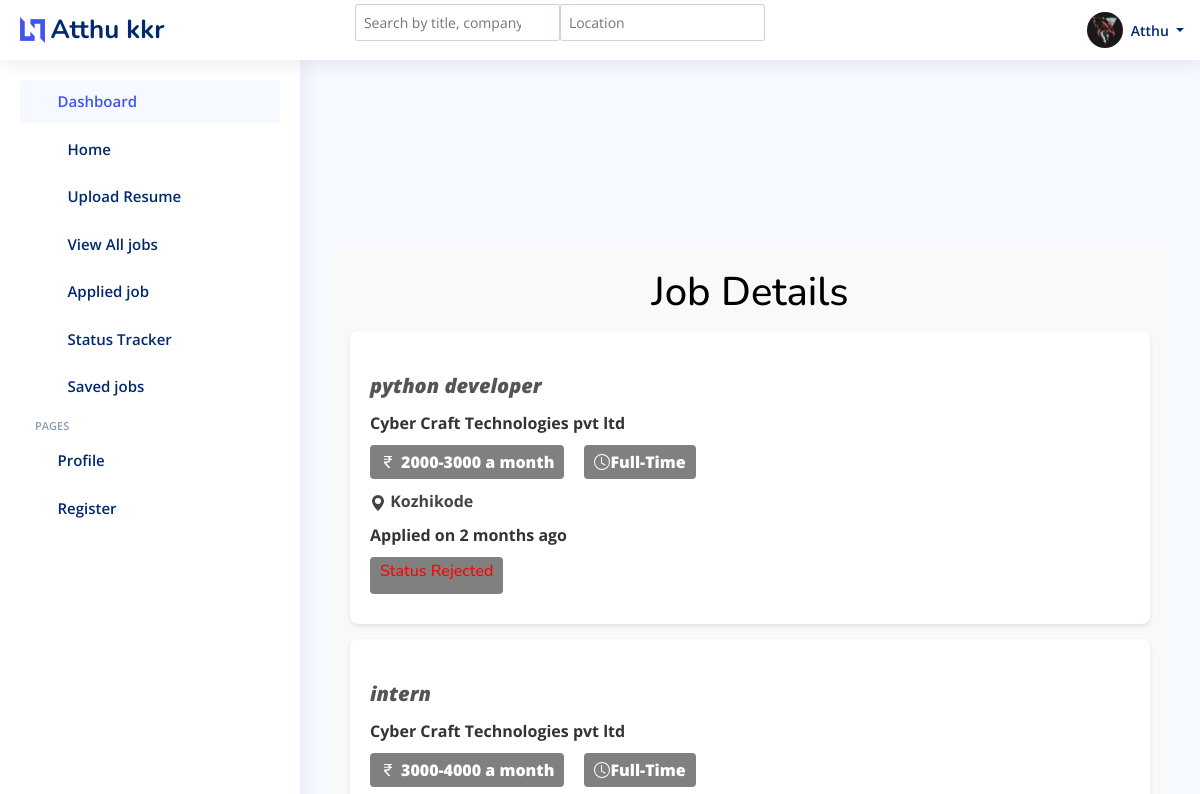
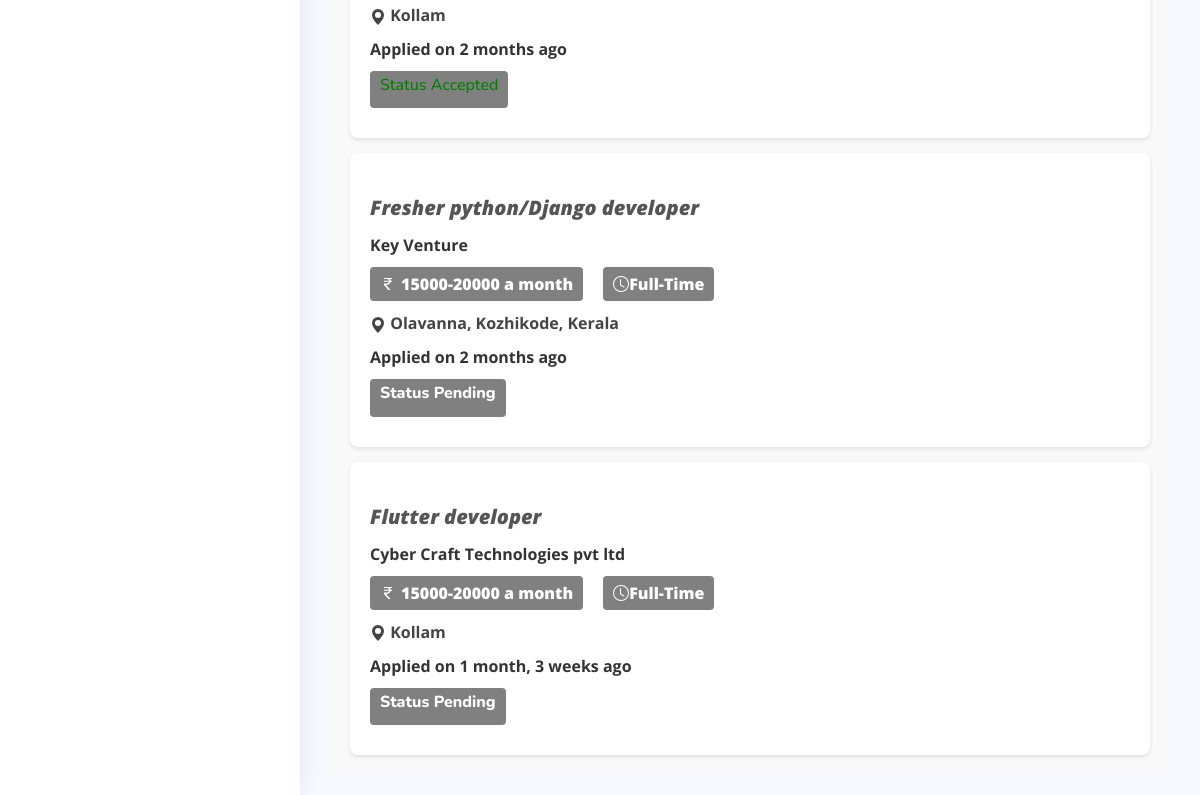
Before: /job/status_track_seeker (signed in) with the older database file (2 pictures, top to bottom).
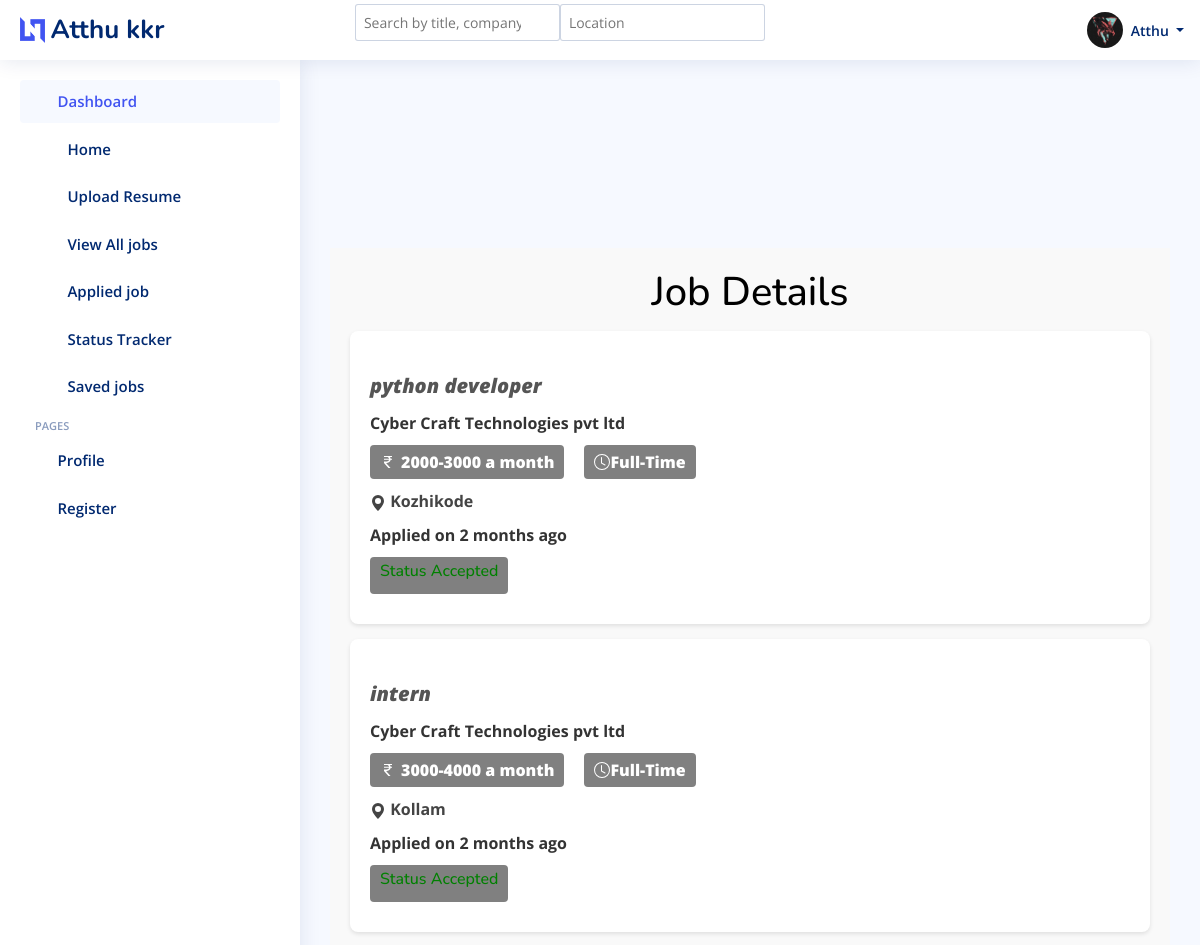
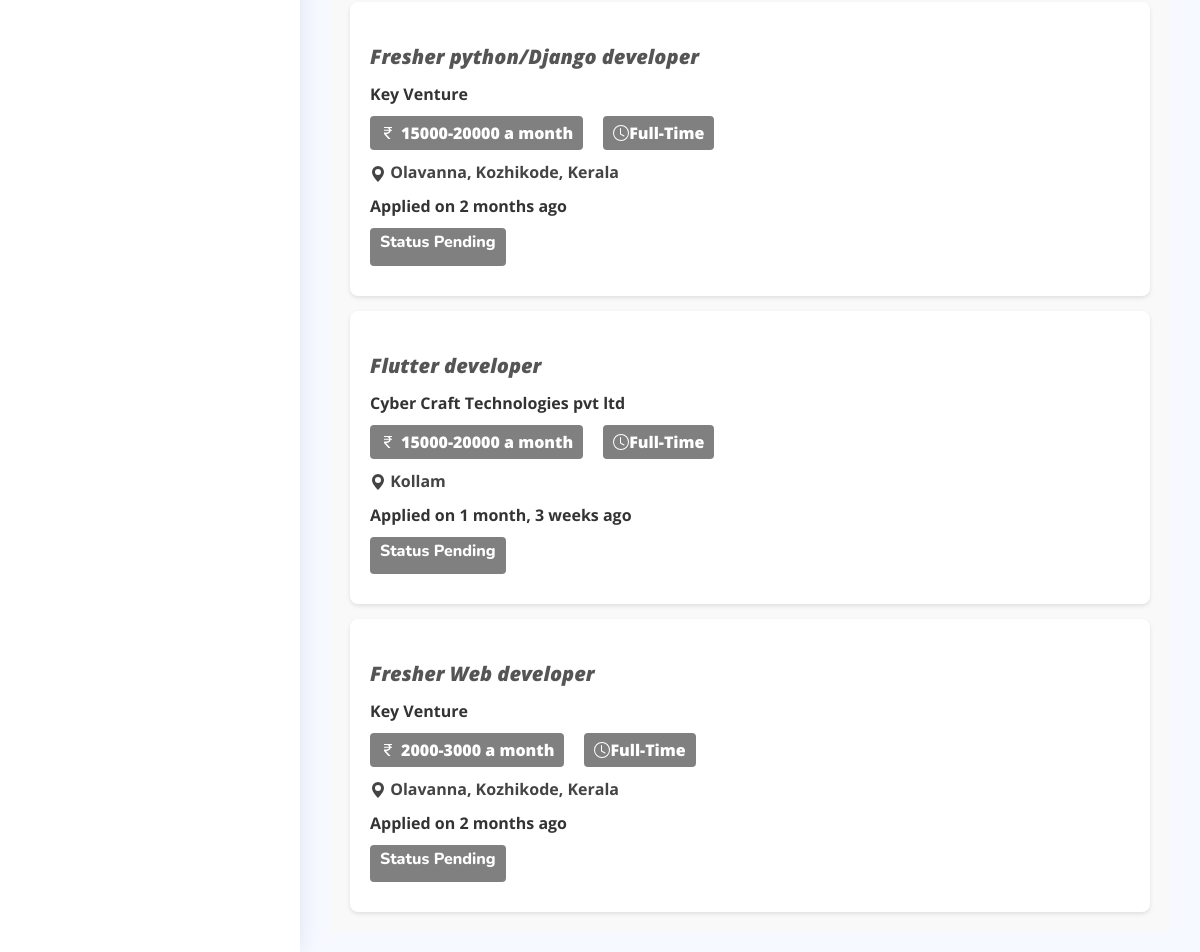
After: the same page with the newer database file (2 pictures, top to bottom).
### UserApplicant/models.py (models this page shows, shortened)
class User(AbstractUser):
    email = models.EmailField(unique=True)
    is_admin = models.BooleanField(default=False)
    is_employer=models.BooleanField(default=False)
    is_jobseeker=models.BooleanField(default=False)
    has_resume=models.BooleanField(default=False)
    has_company=models.BooleanField(default=False)
    is_verified =models.BooleanField(default=False)
    verification_token= models.CharField(max_length=64,unique=True,blank=True)
    is_blocked =models.BooleanField(default=False)

class jobseeker_Profile(models.Model):
    user =models.OneToOneField(User, on_delete=models.CASCADE)
    phone_number=models.CharField(max_length=15,blank=True,null=True)
    address=models.CharField(max_length=255,blank=True,null=True)
    profile_picture=models.ImageField(upload_to='profile_pictures/',blank=True,null=True)
    first_name=models.CharField(max_length=30,blank=True,null=True)
    last_name=models.CharField(max_length=30,blank=True,null=True)
    date_of_birth=models.DateField(blank=True,null=True)
    about=models.TextField()
    gender=models.CharField(max_length=15,blank=True,null=True)
    education = models.CharField(max_length=100, blank=True, null=True)
    job=models.CharField(max_length=50,blank=True,null=True)
    country=models.CharField(max_length=50,blank=True,null=True)
    skills = models.ManyToManyField(Skill)
    x =models.URLField(max_length=255,blank=True,null=True)
    insta =models.URLField(max_length=255,blank=True,null=True)
    facebook=models.URLField(max_length=255,blank=True,null=True)
    linkedin=models.URLField(max_length=255,blank=True,null=True)

### Job/models.py (models this page shows, shortened)
class Apply_Job(models.Model):
    STATUS_CHOICES = [
        ('Pending', 'Pending'),
        ('Accepted', 'Accepted'),
        ('Rejected', 'Rejected'),
    ]
    user=models.ForeignKey(User,on_delete=models.CASCADE)
    job=models.ForeignKey(JobPost,on_delete=models.CASCADE)
    timestamp=models.DateTimeField(auto_now_add=True)
    status= models.CharField(max_length=10, choices=STATUS_CHOICES, default='Pending')

class JobPost(models.Model):
    EXPERIENCE_CHOICES = [
        ('0-1', '0-1 years'),
        ('1-3', '1-3 years'),
        ('3-5', '3-5 years'),
        ('5-10', '5-10 years'),
        ('10+', '10+ years'),
    ]
    JOB_TYPE_CHOICES = [
        ('Full-Time', 'Full-Time'),
        ('Part-Time', 'Part-Time'),
        ('Internship', 'Internship'),
    ]
    user=models.ForeignKey(User,on_delete=models.CASCADE)
    company=models.ForeignKey(Company,on_delete=models.CASCADE,default='Select Your Company')
    skills = models.ManyToManyField(Skills_job, blank=True)
    title=models.CharField(max_length=255,blank=True, null=True)
    education=models.ForeignKey(Education,on_delete=models.CASCADE, default='Highest Qualification')
    salary=models.ForeignKey(SalaryRange,on_delete=models.CASCADE, default='10000-20000')
    overview =models.TextField(max_length=255,blank=True,null=True)
    location=models.CharField(max_length=255,blank=True,null=True)
    job_type =models.CharField(max_length=10,choices=JOB_TYPE_CHOICES,null=True, default='Full-Time')
    experience= models.CharField(max_length=5,choices=EXPERIENCE_CHOICES,null=True)
    is_active= models.BooleanField(default=True)
    timestamp=models.DateTimeField(auto_now_add=True)

class SalaryRange(models.Model):
    salary_range = models.CharField(max_length=100)
    def __str__(self):
        return self.salary_range

### Company/models.py (models this page shows, shortened)
class Company(models.Model):
    user=models.OneToOneField(User, on_delete=models.CASCADE)
    name=models.CharField(max_length=100,blank=True,null=True)
    start_date=models.DateField(blank=True, null=True)
    country=models.CharField(max_length=255,blank=True,null=True)
    state=models.CharField(max_length=100,blank=True,null=True)
    city=models.CharField(max_length=100,blank=True,null=True)
    is_active =models.BooleanField(default=True)

### Job/views.py (the view)
# urls.py: path('status_track_seeker',views.StatusTarckSeekerView.as_view(),name="status_track_seeker"),
class StatusTarckSeekerView(ListView):
    model = Apply_Job
    template_name = 'Job/user_view_status.html'
    context_object_name = 'jobs'
    def get_queryset(self):
        return Apply_Job.objects.filter(user = self.request.user)

### templates/Job/user_view_status.html (shortened to what this page needs)
{% extends 'Dashboard/Dashboard.html' %}
{% load humanize %}
{% load widget_tweaks %}
{% load static %}
{% block header %}
{% if request.user.is_jobseeker%}
  <header id="header" class="header fixed-top d-flex align-items-center">
    <div class="d-flex align-items-center justify-content-between">
      <a href="index.html" class="logo d-flex align-items-center">
        <img src="{% static 'img/img/logo.png' %}" alt="">
        <span class="d-none d-lg-block">{{ request.user.jobseeker_profile.first_name }} {{ request.user.jobseeker_profile.last_name }}</span>
      </a>
      <i class="bi bi-list toggle-sidebar-btn"></i>
    </div>
    {% block search1 %}
    <div class="search-bar" >
        <form class="search-form d-flex align-items-center" method="GET" action="#">
          <input type="text" id="search-input" name="search" placeholder="Search by title, company, or skills" ">
          <input type="text" id="location-input" name="location" placeholder="Location" >
          <button type="submit" title="Search"><i class="bi bi-search"></i></button>
        </form>
      </div>
    {% endblock search1 %}
    <nav class="header-nav ms-auto">
      <ul class="d-flex align-items-center">
        <li class="nav-item dropdown pe-3">
          <a class="nav-link nav-profile d-flex align-items-center pe-0" href="#" data-bs-toggle="dropdown">
            {% if request.user.jobseeker_profile.profile_picture %}
                   <img src="{{ request.user.jobseeker_profile.profile_picture.url }}" alt="Profile" class="rounded-circle">
            {% else %}
                   <img src="{% static 'images/faces/face28.png' %}" alt="Default Profile Picture">
            {% endif %}
            <span class="d-none d-md-block dropdown-toggle ps-2">{{ request.user.jobseeker_profile.first_name }}
            </span>
          </a>
        </li>
      </ul>
    </nav>
  </header>
  {% endif %}
  {% endblock header %}
{% block sidebar %}
{% if request.user.is_jobseeker %}
<aside id="sidebar" class="sidebar">
  <ul class="sidebar-nav" id="sidebar-nav">
    <li class="nav-item">
      <a class="nav-link " href="index.html">
        <i class="bi bi-grid"></i>
        <span>Dashboard</span>
      </a>
    </li>
    <li class="nav-item">
      <a class="nav-link collapsed"  href="{% url "jobseeker_dash" %}">
        <i class="bi bi-journal-text"></i> <span>Home</span>
      </a>
    </li>
    <li class="nav-item">
      <a class="nav-link collapsed"  href="{% url "update_resume" %}">
        <i class="bi bi-journal-text"></i> <span>Upload Resume</span>
      </a>
    </li>
      <li class="nav-item">
        <a class="nav-link collapsed"  href="{% url "seeker_view_all_jobs" %}">
          <i class="bi bi-layout-text-window-reverse"></i><span>View All jobs</span>
        </a>
      </li>
      <li class="nav-item">
        <a class="nav-link collapsed"  href="{% url "applied_job" %}">
          <i class="bi bi-layout-text-window-reverse"></i><span>Applied job</span>
        </a>
      </li>
      <li class="nav-item">
        <a class="nav-link collapsed"  href="{% url "status_track_seeker" %}">
          <i class="bi bi-layout-text-window-reverse"></i><span>Status Tracker</span>
        </a>
      </li>
      <li class="nav-item">
        <a class="nav-link collapsed"  href="{% url "saved_list" %}">
          <i class="bi bi-layout-text-window-reverse"></i><span>Saved jobs</span>
        </a>
      </li>
    <li class="nav-heading">Pages</li>
    <li class="nav-item">
      <a class="nav-link collapsed" href="{% url "update_profile_job" %}">
        <i class="bi bi-person"></i>
        <span>Profile</span>
      </a>
    </li>
    <li class="nav-item">
      <a class="nav-link collapsed" href="{% url "register_seeker" %}">
        <i class="bi bi-card-list"></i>
        <span>Register</span>
      </a>
    </li>
  </ul>
</aside>
      <li class="nav-item">
        <a class="nav-link collapsed"  href="{% url "saved_list" %}">
          <span>Saved jobs</span>
        </a>
      </li>
    <li class="nav-heading">Pages</li>
    <li class="nav-item">
      <a class="nav-link collapsed" href="{% url "update_profile_job" %}">
        <span>Profile</span>
      </a>
    </li>
    <li class="nav-item">
      <a class="nav-link collapsed" href="{% url "register_seeker" %}">
        <span>Register</span>
      </a>
    </li>
{% endif %}
{% endblock sidebar %}
{% block main %}
<main id="main" class="main">
    <section class="section profile">
        <h2 style="text-align: center; color: black ; font-size: 40px;">Job Details  </h2>
        {% for job in jobs %}
            <div class="ever">
            <div class="job-details">
                <p style="font-size:20px; font-weight: 900; font-style: oblique;">{{job.job.title}}</p>
                <p> <strong>{{job.job.company.name}}</strong></p>
                <p> <div class='job-info-row'>
                        <div class="button-field">
                             <strong>{{job.job.salary}} a month </strong>
                        </div>
                        <div class="button-field1">
                            <svg xmlns="http://www.w3.org/2000/svg" width="16" height="16" fill="currentColor" class="bi bi-clock" viewBox="0 0 16 16">
                                <path d="M8 3.5a.5.5 0 0 0-1 0V9a.5.5 0 0 0 .252.434l3.5 2a.5.5 0 0 0 .496-.868L8 8.71z"/>
                                <path d="M8 16A8 8 0 1 0 8 0a8 8 0 0 0 0 16m7-8A7 7 0 1 1 1 8a7 7 0 0 1 14 0"/>
                              </svg>
                            <strong>{{job.job.job_type}}</strong>
                        </div></p>
                    </div>
                <p>
                    <div class="button-field2">
                        <svg xmlns="http://www.w3.org/2000/svg" width="16" height="16" fill="currentColor" class="bi bi-geo-alt-fill" viewBox="0 0 16 16">
                            <path d="M8 16s6-5.686 6-10A6 6 0 0 0 2 6c0 4.314 6 10 6 10m0-7a3 3 0 1 1 0-6 3 3 0 0 1 0 6"/>
                          </svg>
                          <strong>{{job.job.location}}</strong>
                        </div>
                        </p>
                <p><strong>Applied on  {{ job.job.timestamp|naturaltime }}</strong></p>
                <p> <div class="job-info-row3">
                        <div class="button-field3">
                        {% if job.status == "Pending" %}
                            <strong><h6 style="color: #ffff; font-weight:800;"> Status Pending</h6></strong>
                        {% elif job.status == "Accepted" %}
                            <strong><h6 style="color: green;">Status Accepted</h6></strong>
                        {% elif job.status == "Rejected" %}
                            <strong><h6 style="color: red;">Status Rejected</h6></strong>
                        {% endif %}
                        </div>
                </div>
            </p>
            </div>
            {% endfor %}
    </section>
  </main>
{% endblock main %}
{% block script %}
<link rel="stylesheet" href="https://ajax.googleapis.com/ajax/libs/jqueryui/1.12.1/themes/smoothness/jquery-ui.css">
{% endblock script %}

### templates/Dashboard/Dashboard.html (shortened to what this page needs)
{% load static %}
{% load widget_tweaks %}
<html lang="en">
<head>
  <link rel="stylesheet" href="https://cdn.jsdelivr.net/npm/bootstrap@4.0.0/dist/css/bootstrap.min.css">
  <link href="{% static 'css/bootstrap/css/bootstrap.min.css' %}" rel="stylesheet">
  <link href="{% static 'css/bootstrap-icons/bootstrap-icons.css' %}" rel="stylesheet">
  <link href="{% static 'css/boxicons/css/boxicons.min.css' %} " rel="stylesheet">
  <link href="{% static 'css/quill/quill.snow.css' %} " rel="stylesheet">
  <link href="{% static 'css/quill/quill.bubble.css' %}" rel="stylesheet">
  <link href="{% static 'css/remixicon/remixicon.css' %}" rel="stylesheet">
  <link href="{% static 'css/simple-datatables/style.css' %}" rel="stylesheet">
  <link href="{% static 'css/css/style.css' %}" rel="stylesheet">
</head>
<body>
{% block header %}{% endblock header %}
  {% block sidebar %}{% endblock  %}
  {% block main %}{% endblock  %}
  {% block script %}{% endblock %}
</body>
</html>

### static/css/css/style.css (style rules this page uses)
:root { scroll-behavior: smooth; }
body { font-family: "Open Sans", sans-serif; background: #f6f9ff; color: #444444; }
a { color: #4154f1; text-decoration: none; }
h1, h2, h3, h4, h5, h6 { font-family: "Nunito", sans-serif; }
#main { margin-top: 60px; padding: 20px 30px; transition: all 0.3s; }
.logo { line-height: 1; }
@media (min-width: 1200px) { .logo { width: 280px; } }
.logo img { max-height: 26px; margin-right: 6px; }
.logo span { font-size: 26px; font-weight: 700; color: #012970; font-family: "Nunito", sans-serif; }
.header { transition: all 0.5s; z-index: 997; height: 60px; box-shadow: 0px 2px 20px rgba(1, 41, 112, 0.1); background-color: #fff; padding-left: 20px; }
.header .toggle-sidebar-btn { font-size: 32px; padding-left: 10px; cursor: pointer; color: #012970; }
.header .search-bar { min-width: 360px; padding: 0 20px; }
.header .search-form { width: 100%; }
.header .search-form input { border: 0; font-size: 14px; color: #012970; border: 1px solid rgba(1, 41, 112, 0.2); padding: 7px 38px 7px 8px; border-radius: 3px; transition: 0.3s; width: 100%; }
.header .search-form button { border: 0; padding: 0; margin-left: -30px; background: none; }
.header .search-form button i { color: #012970; }
.header-nav ul { list-style: none; }
.header-nav>ul { margin: 0; padding: 0; }
.header-nav .nav-profile { color: #012970; }
.header-nav .nav-profile img { max-height: 36px; }
.header-nav .nav-profile span { font-size: 14px; font-weight: 600; }
.sidebar { position: fixed; top: 60px; left: 0; bottom: 0; width: 300px; z-index: 996; transition: all 0.3s; padding: 20px; overflow-y: auto; scrollbar-width: thin; scrollbar-color: #aab7cf transparent; box-shadow: 0px 0px 20px rgba(1, 41, 112, 0.1); background-color: #fff; }
@media (min-width: 1200px) { #main, #footer { margin-left: 300px; } }
.sidebar-nav { padding: 0; margin: 0; list-style: none; }
.sidebar-nav li { padding: 0; margin: 0; list-style: none; }
.sidebar-nav .nav-item { margin-bottom: 5px; }
.sidebar-nav .nav-heading { font-size: 11px; text-transform: uppercase; color: #899bbd; font-weight: 600; margin: 10px 0 5px 15px; }
.sidebar-nav .nav-link { display: flex; align-items: center; font-size: 15px; font-weight: 600; color: #4154f1; transition: 0.3; background: #f6f9ff; padding: 10px 15px; border-radius: 4px; }
.sidebar-nav .nav-link i { font-size: 16px; margin-right: 10px; color: #4154f1; }
.sidebar-nav .nav-link.collapsed { color: #012970; background: #fff; }
.sidebar-nav .nav-link.collapsed i { color: #899bbd; }

### templates/Job/user_view_status.html (style rules this page uses)
.section.profile { padding: 20px; background-color: #f9f9f9; }
.section.profile .ever { background-color: #fff; border-radius: 8px; box-shadow: 0 2px 4px rgba(0, 0, 0, 0.1); padding: 20px; margin: 0 auto; max-width: 800px; margin-top:15px; }
.section.profile .job-details { margin-top: 20px; }
.section.profile .job-details p { font-size: 16px; color: #555; margin-bottom: 10px; }
.section.profile .job-details p strong { color: #333; }
.job-info-row { display: flex; justify-content: start; align-items: center; }
.button-field { display: flex; align-items: center; background-color: #808080; color: #fff; padding: 5px 10px; border-radius: 4px; font-weight: bold; }
.button-field1 { display: flex; margin-left:20px; align-items: center; background-color: #808080; color: #fff; padding: 5px 10px; border-radius: 4px; font-weight: bold; }
.button-field svg { margin-right: 5px; }
.job-info-row3 { display: flex; justify-content: start; align-items: center; }
.button-field3 { display: flex; align-items: center; background-color: #808080; color: #fff; padding: 5px 10px; border-radius: 4px; font-weight: bold; }

Changed rows visible on the page:
changed Apply_Job "python developer": status "Status Rejected" → "Status Accepted"
added Apply_Job: job "Fresher Web developer", job.company.name "Key Venture", job.salary "2000-3000", job.job_type "Full-Time", job.location "Olavanna, Kozhikode, Kerala", job.timestamp "2 months ago", status "Status Pending"
